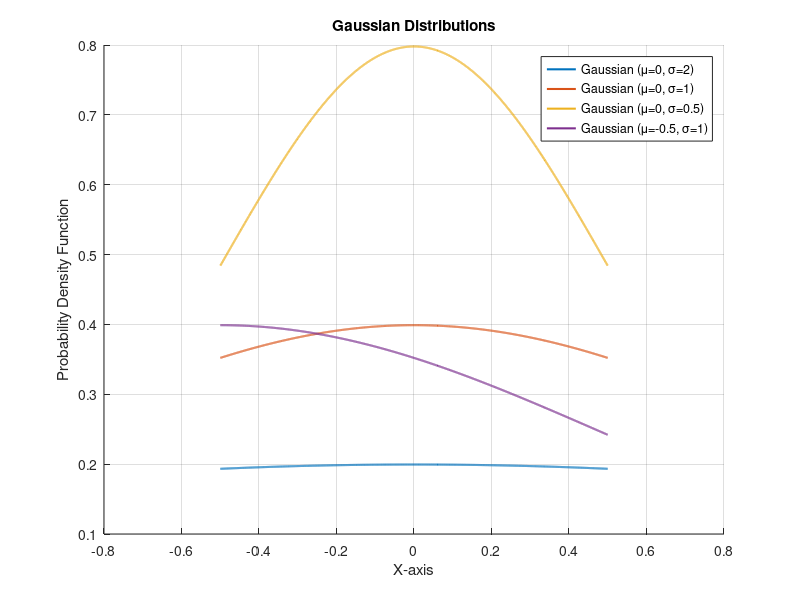

Recreate this plot in MATLAB.
%write a matlab programme generate Gaussian function graph
%created by : BT21ECE092
%date  : 24-01-2024

clc
clear all
close all

mu = 0;
x = rand(1, 5000) - 0.5;
x = sort(x);
sigma = 2;

eqn = (1/(sqrt(2*pi*sigma^2))) * exp(-(mu - x).^2/(2*sigma^2));
hold on;
plot(x, eqn, 'LineWidth', 1.5, 'DisplayName', 'Gaussian (\mu=0, \sigma=2)');

sigma2 = 1;
mu2 = 0;
eqn2 = (1/(sqrt(2*pi*sigma2^2))) * exp(-(mu2 - x).^2/(2*sigma2^2));
hold on;
plot(x, eqn2, 'LineWidth', 1.5, 'DisplayName', 'Gaussian (\mu=0, \sigma=1)');

sigma3 = 0.5;
mu3 = 0;
eqn3 = (1/(sqrt(2*pi*sigma3^2))) * exp(-(mu3 - x).^2/(2*sigma3^2));
plot(x, eqn3, 'LineWidth', 1.5, 'DisplayName', 'Gaussian (\mu=0, \sigma=0.5)');

sigma4 = 1;
mu4 = -0.5;
eqn4 = (1/(sqrt(2*pi*sigma4^2))) * exp(-(mu4 - x).^2/(2*sigma4^2));
yy = normpdf(x, eqn4);

plot(x, eqn4, 'LineWidth', 1.5, 'DisplayName', 'Gaussian (\mu=-0.5, \sigma=1)');

xlabel('X-axis');
ylabel('Probability Density Function');
title('Gaussian Distributions');
legend('show');
grid on;
